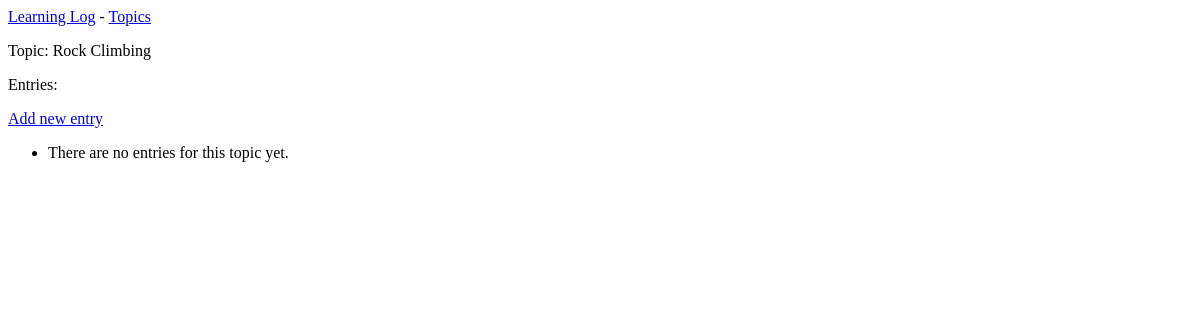
/topics/2, run on an earlier commit of the app's database.
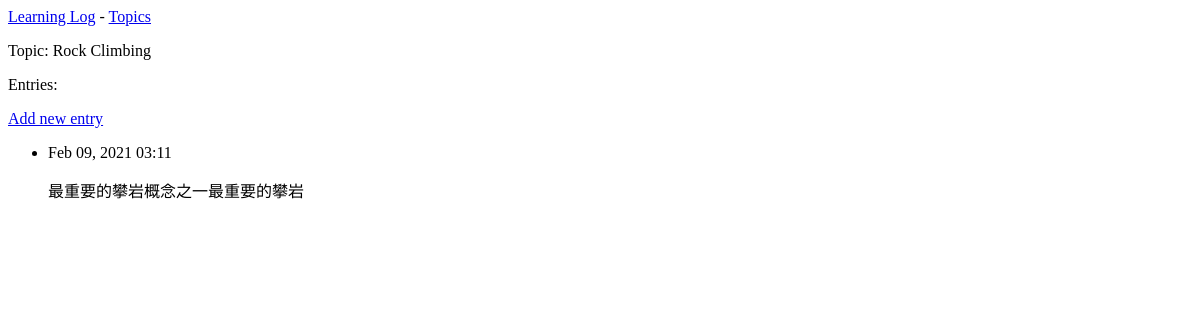
And on a later commit of the database.
### learning_logs/models.py (models this page shows, shortened)
class Entry(models.Model):
    topic = models.ForeignKey(Topic, on_delete=models.CASCADE)
    text = models.TextField()
    date_added = models.DateTimeField(auto_now_add=True)
    class Meta:
        verbose_name_plural = 'entries'

### learning_logs/views.py (the view)
# urls.py: path('topics/<int:topic_id>', views.topic, name='topic'),
def topic(request, topic_id):
    topic = Topic.objects.get(id=topic_id)
    entries = topic.entry_set.order_by('-date_added')
    context = {'topic' : topic, 'entries' : entries}
    return render(request, 'learning_logs/topic.html', context)

### learning_logs/models.py (called while the page is built)
    def __str__(self):
        return self.text

### learning_logs/templates/learning_logs/topic.html
{% extends 'learning_logs/base.html' %}
{% block content %}
  <p>Topic: {{ topic }}</p>
  <p>Entries:</p>
  <p>
    <a href="{% url 'learning_logs:new_entry' topic.id %}">Add new entry</a>
  </p>
  <ul>
  {% for entry in entries %}
    <li>
      <p>{{ entry.date_added|date:'M d, Y H:i' }}</p>
      <p>{{ entry.text|linebreaks }}</p>
    </li>
  {% empty %}
    <li>There are no entries for this topic yet.</li>
  {% endfor %}
  </ul>
{% endblock content %}

What changed in the data, as far as the page shows it:
added Entry: date_added "Feb 09, 2021 03:11", text "最重要的攀岩概念之一最重要的攀岩"
Also different on the page:
text no longer shown: "There are no entries for this topic yet."
